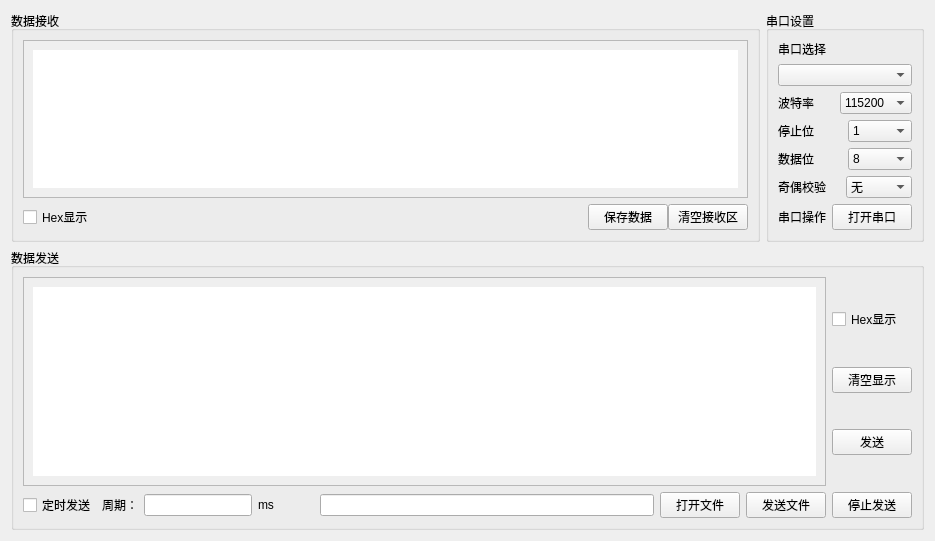
<?xml version="1.0" encoding="UTF-8"?>
<ui version="4.0">
 <class>MainWidget</class>
 <widget class="QWidget" name="MainWidget">
  <property name="geometry">
   <rect>
    <x>0</x>
    <y>0</y>
    <width>935</width>
    <height>541</height>
   </rect>
  </property>
  <property name="windowTitle">
   <string>MainWidget</string>
  </property>
  <layout class="QGridLayout" name="gridLayout_2" rowstretch="2,0">
   <item row="0" column="0">
    <widget class="QGroupBox" name="groupBox_receive">
     <property name="title">
      <string>数据接收</string>
     </property>
     <property name="checkable">
      <bool>false</bool>
     </property>
     <layout class="QVBoxLayout" name="verticalLayout">
      <item>
       <widget class="QScrollArea" name="scrollArea">
        <property name="frameShape">
         <enum>QFrame::StyledPanel</enum>
        </property>
        <property name="widgetResizable">
         <bool>true</bool>
        </property>
        <widget class="QWidget" name="scrollAreaWidgetContents_2">
         <property name="geometry">
          <rect>
           <x>0</x>
           <y>0</y>
           <width>738</width>
           <height>175</height>
          </rect>
         </property>
         <layout class="QHBoxLayout" name="horizontalLayout_6">
          <item>
           <widget class="QTextBrowser" name="textBrowser">
            <property name="sizePolicy">
             <sizepolicy hsizetype="Expanding" vsizetype="Expanding">
              <horstretch>0</horstretch>
              <verstretch>0</verstretch>
             </sizepolicy>
            </property>
            <property name="frameShape">
             <enum>QFrame::NoFrame</enum>
            </property>
           </widget>
          </item>
         </layout>
        </widget>
       </widget>
      </item>
      <item>
       <layout class="QHBoxLayout" name="horizontalLayout" stretch="5,0,0">
        <property name="spacing">
         <number>0</number>
        </property>
        <property name="sizeConstraint">
         <enum>QLayout::SetDefaultConstraint</enum>
        </property>
        <item>
         <widget class="QCheckBox" name="checkBox_receive_HexDisplay">
          <property name="sizePolicy">
           <sizepolicy hsizetype="Expanding" vsizetype="Fixed">
            <horstretch>0</horstretch>
            <verstretch>0</verstretch>
           </sizepolicy>
          </property>
          <property name="maximumSize">
           <size>
            <width>16777215</width>
            <height>16777215</height>
           </size>
          </property>
          <property name="text">
           <string>Hex显示</string>
          </property>
         </widget>
        </item>
        <item>
         <widget class="QPushButton" name="pushButton_receive_SaveData">
          <property name="sizePolicy">
           <sizepolicy hsizetype="Expanding" vsizetype="Fixed">
            <horstretch>0</horstretch>
            <verstretch>0</verstretch>
           </sizepolicy>
          </property>
          <property name="text">
           <string>保存数据</string>
          </property>
         </widget>
        </item>
        <item>
         <widget class="QPushButton" name="pushButton_receive_clear">
          <property name="sizePolicy">
           <sizepolicy hsizetype="Expanding" vsizetype="Fixed">
            <horstretch>0</horstretch>
            <verstretch>0</verstretch>
           </sizepolicy>
          </property>
          <property name="text">
           <string>清空接收区</string>
          </property>
         </widget>
        </item>
       </layout>
      </item>
     </layout>
    </widget>
   </item>
   <item row="1" column="0" colspan="2">
    <widget class="QGroupBox" name="groupBox_send">
     <property name="sizePolicy">
      <sizepolicy hsizetype="Preferred" vsizetype="Preferred">
       <horstretch>0</horstretch>
       <verstretch>0</verstretch>
      </sizepolicy>
     </property>
     <property name="title">
      <string>数据发送</string>
     </property>
     <layout class="QVBoxLayout" name="verticalLayout_4" stretch="0,0">
      <item>
       <layout class="QHBoxLayout" name="horizontalLayout_2">
        <item>
         <widget class="QScrollArea" name="scrollArea_2">
          <property name="widgetResizable">
           <bool>true</bool>
          </property>
          <widget class="QWidget" name="scrollAreaWidgetContents_3">
           <property name="geometry">
            <rect>
             <x>0</x>
             <y>0</y>
             <width>810</width>
             <height>210</height>
            </rect>
           </property>
           <layout class="QHBoxLayout" name="horizontalLayout_7">
            <item>
             <widget class="QTextEdit" name="textEdit_send_display">
              <property name="sizePolicy">
               <sizepolicy hsizetype="Expanding" vsizetype="Expanding">
                <horstretch>0</horstretch>
                <verstretch>0</verstretch>
               </sizepolicy>
              </property>
              <property name="frameShape">
               <enum>QFrame::NoFrame</enum>
              </property>
             </widget>
            </item>
           </layout>
          </widget>
         </widget>
        </item>
        <item>
         <layout class="QVBoxLayout" name="verticalLayout_3">
          <item>
           <widget class="QCheckBox" name="checkBox_send_HexDisplay">
            <property name="sizePolicy">
             <sizepolicy hsizetype="Preferred" vsizetype="Fixed">
              <horstretch>0</horstretch>
              <verstretch>0</verstretch>
             </sizepolicy>
            </property>
            <property name="text">
             <string>Hex显示</string>
            </property>
           </widget>
          </item>
          <item>
           <widget class="QPushButton" name="pushButton_send_display_clear">
            <property name="sizePolicy">
             <sizepolicy hsizetype="Preferred" vsizetype="Fixed">
              <horstretch>0</horstretch>
              <verstretch>0</verstretch>
             </sizepolicy>
            </property>
            <property name="text">
             <string>清空显示</string>
            </property>
           </widget>
          </item>
          <item>
           <widget class="QPushButton" name="pushButton_send_start">
            <property name="sizePolicy">
             <sizepolicy hsizetype="Preferred" vsizetype="Fixed">
              <horstretch>0</horstretch>
              <verstretch>0</verstretch>
             </sizepolicy>
            </property>
            <property name="text">
             <string>发送</string>
            </property>
           </widget>
          </item>
         </layout>
        </item>
       </layout>
      </item>
      <item>
       <layout class="QHBoxLayout" name="horizontalLayout_3" stretch="0,0,0,0,0,0,0,0,0">
        <item>
         <widget class="QCheckBox" name="checkBox_send_AutoSend">
          <property name="sizePolicy">
           <sizepolicy hsizetype="Preferred" vsizetype="Fixed">
            <horstretch>0</horstretch>
            <verstretch>0</verstretch>
           </sizepolicy>
          </property>
          <property name="text">
           <string>定时发送</string>
          </property>
         </widget>
        </item>
        <item>
         <widget class="QLabel" name="label_send_AutoSend_cycle">
          <property name="layoutDirection">
           <enum>Qt::LeftToRight</enum>
          </property>
          <property name="text">
           <string>周期：</string>
          </property>
          <property name="alignment">
           <set>Qt::AlignRight|Qt::AlignTrailing|Qt::AlignVCenter</set>
          </property>
         </widget>
        </item>
        <item>
         <widget class="QLineEdit" name="lineEdit_send_AutoSend_cycle">
          <property name="sizePolicy">
           <sizepolicy hsizetype="Preferred" vsizetype="Fixed">
            <horstretch>0</horstretch>
            <verstretch>0</verstretch>
           </sizepolicy>
          </property>
          <property name="minimumSize">
           <size>
            <width>0</width>
            <height>0</height>
           </size>
          </property>
         </widget>
        </item>
        <item>
         <widget class="QLabel" name="label_send_AutoSend_unit">
          <property name="sizePolicy">
           <sizepolicy hsizetype="Preferred" vsizetype="Preferred">
            <horstretch>0</horstretch>
            <verstretch>0</verstretch>
           </sizepolicy>
          </property>
          <property name="text">
           <string>ms</string>
          </property>
         </widget>
        </item>
        <item>
         <spacer name="horizontalSpacer">
          <property name="orientation">
           <enum>Qt::Horizontal</enum>
          </property>
          <property name="sizeType">
           <enum>QSizePolicy::Fixed</enum>
          </property>
          <property name="sizeHint" stdset="0">
           <size>
            <width>40</width>
            <height>20</height>
           </size>
          </property>
         </spacer>
        </item>
        <item>
         <widget class="QLineEdit" name="lineEdit_send_file"/>
        </item>
        <item>
         <widget class="QPushButton" name="pushButton_send_file_open">
          <property name="sizePolicy">
           <sizepolicy hsizetype="Preferred" vsizetype="Fixed">
            <horstretch>0</horstretch>
            <verstretch>0</verstretch>
           </sizepolicy>
          </property>
          <property name="text">
           <string>打开文件</string>
          </property>
         </widget>
        </item>
        <item>
         <widget class="QPushButton" name="pushButton_send_file_StartSend">
          <property name="sizePolicy">
           <sizepolicy hsizetype="Preferred" vsizetype="Fixed">
            <horstretch>0</horstretch>
            <verstretch>0</verstretch>
           </sizepolicy>
          </property>
          <property name="focusPolicy">
           <enum>Qt::WheelFocus</enum>
          </property>
          <property name="text">
           <string>发送文件</string>
          </property>
         </widget>
        </item>
        <item>
         <widget class="QPushButton" name="pushButton_send_file_StopSend">
          <property name="sizePolicy">
           <sizepolicy hsizetype="Preferred" vsizetype="Fixed">
            <horstretch>0</horstretch>
            <verstretch>0</verstretch>
           </sizepolicy>
          </property>
          <property name="text">
           <string>停止发送</string>
          </property>
         </widget>
        </item>
       </layout>
      </item>
     </layout>
    </widget>
   </item>
   <item row="0" column="1">
    <widget class="QGroupBox" name="groupBox_param">
     <property name="enabled">
      <bool>true</bool>
     </property>
     <property name="sizePolicy">
      <sizepolicy hsizetype="Preferred" vsizetype="Preferred">
       <horstretch>0</horstretch>
       <verstretch>0</verstretch>
      </sizepolicy>
     </property>
     <property name="minimumSize">
      <size>
       <width>0</width>
       <height>0</height>
      </size>
     </property>
     <property name="title">
      <string>串口设置</string>
     </property>
     <layout class="QVBoxLayout" name="verticalLayout_2">
      <item>
       <layout class="QVBoxLayout" name="verticalLayout_param_interface">
        <item>
         <widget class="QLabel" name="label_param_interface">
          <property name="text">
           <string>串口选择</string>
          </property>
         </widget>
        </item>
        <item>
         <widget class="QComboBox" name="comboBox_param_interface">
          <property name="editable">
           <bool>false</bool>
          </property>
          <property name="currentText">
           <string/>
          </property>
         </widget>
        </item>
       </layout>
      </item>
      <item>
       <layout class="QHBoxLayout" name="horizontalLayout_4">
        <item>
         <widget class="QLabel" name="label_param_baudrate">
          <property name="text">
           <string>波特率</string>
          </property>
         </widget>
        </item>
        <item>
         <widget class="QComboBox" name="comboBox_param_baudrate">
          <item>
           <property name="text">
            <string>115200</string>
           </property>
          </item>
          <item>
           <property name="text">
            <string>57600</string>
           </property>
          </item>
          <item>
           <property name="text">
            <string>19200</string>
           </property>
          </item>
          <item>
           <property name="text">
            <string>9600</string>
           </property>
          </item>
          <item>
           <property name="text">
            <string>4800</string>
           </property>
          </item>
          <item>
           <property name="text">
            <string>2400</string>
           </property>
          </item>
          <item>
           <property name="text">
            <string>1200</string>
           </property>
          </item>
         </widget>
        </item>
       </layout>
      </item>
      <item>
       <layout class="QHBoxLayout" name="horizontalLayout_5">
        <item>
         <widget class="QLabel" name="label_param_StopBit">
          <property name="text">
           <string>停止位</string>
          </property>
         </widget>
        </item>
        <item>
         <widget class="QComboBox" name="comboBox_param_StopBit">
          <property name="layoutDirection">
           <enum>Qt::LeftToRight</enum>
          </property>
          <item>
           <property name="text">
            <string>1</string>
           </property>
          </item>
          <item>
           <property name="text">
            <string>1.5</string>
           </property>
          </item>
          <item>
           <property name="text">
            <string>2</string>
           </property>
          </item>
         </widget>
        </item>
       </layout>
      </item>
      <item>
       <layout class="QHBoxLayout" name="horizontalLayout_8">
        <item>
         <widget class="QLabel" name="label_param_DataBit">
          <property name="text">
           <string>数据位</string>
          </property>
         </widget>
        </item>
        <item>
         <widget class="QComboBox" name="comboBox_param_DataBit">
          <item>
           <property name="text">
            <string>8</string>
           </property>
          </item>
          <item>
           <property name="text">
            <string>7</string>
           </property>
          </item>
          <item>
           <property name="text">
            <string>6</string>
           </property>
          </item>
          <item>
           <property name="text">
            <string>5</string>
           </property>
          </item>
         </widget>
        </item>
       </layout>
      </item>
      <item>
       <layout class="QHBoxLayout" name="horizontalLayout_9">
        <item>
         <widget class="QLabel" name="label_param_ParityCheck">
          <property name="text">
           <string>奇偶校验</string>
          </property>
         </widget>
        </item>
        <item>
         <widget class="QComboBox" name="comboBox_param_ParityCheck">
          <item>
           <property name="text">
            <string>无</string>
           </property>
          </item>
          <item>
           <property name="text">
            <string>奇校验</string>
           </property>
          </item>
          <item>
           <property name="text">
            <string>偶校验</string>
           </property>
          </item>
         </widget>
        </item>
       </layout>
      </item>
      <item>
       <layout class="QHBoxLayout" name="horizontalLayout_10">
        <item>
         <widget class="QLabel" name="label_param_IntrfaceAction">
          <property name="text">
           <string>串口操作</string>
          </property>
         </widget>
        </item>
        <item>
         <widget class="QPushButton" name="pushButton_param_IntrfaceAction">
          <property name="sizePolicy">
           <sizepolicy hsizetype="Preferred" vsizetype="Fixed">
            <horstretch>0</horstretch>
            <verstretch>0</verstretch>
           </sizepolicy>
          </property>
          <property name="text">
           <string>打开串口</string>
          </property>
         </widget>
        </item>
       </layout>
      </item>
      <item>
       <spacer name="verticalSpacer">
        <property name="orientation">
         <enum>Qt::Vertical</enum>
        </property>
        <property name="sizeHint" stdset="0">
         <size>
          <width>20</width>
          <height>119</height>
         </size>
        </property>
       </spacer>
      </item>
     </layout>
    </widget>
   </item>
  </layout>
 </widget>
 <resources/>
 <connections/>
</ui>
